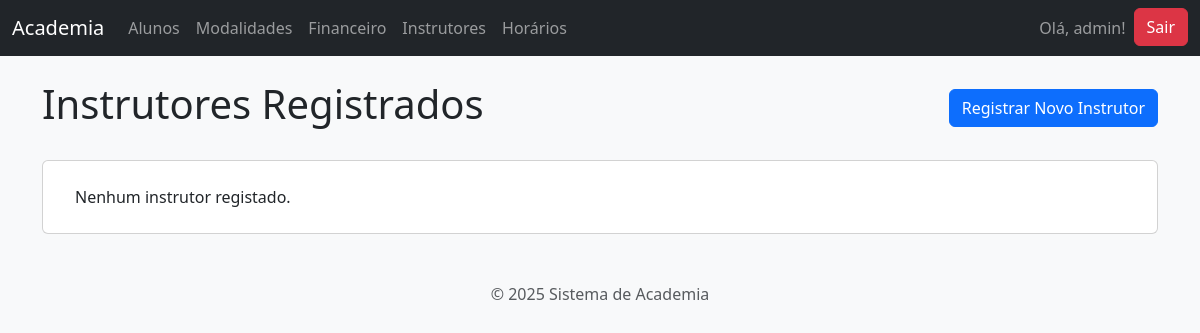
The page /gestao/instrutores/ (signed in) on the database as committed earlier.
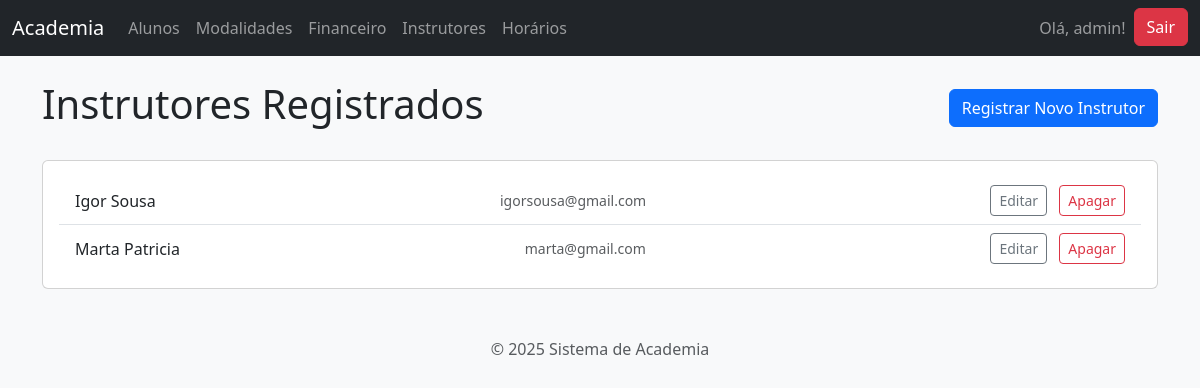
The same page on the database as committed later.
### gestao_academia/models.py (models this page shows, shortened)
class Instrutor(models.Model):
    nome = models.CharField(max_length= 255, verbose_name="Nome do Instrutor")
    telefone = models.CharField(max_length=20, blank=True, null=True, verbose_name="Telefone")
    email = models.EmailField(max_length=255, unique=True, blank=True, null=True, verbose_name="E-mail")

### gestao_academia/views.py (the view)
# urls.py: path('instrutores/', views.lista_instrutores, name='lista_instrutores' ),
@login_required
def lista_instrutores(request):
    instrutores = Instrutor.objects.all().order_by('nome')
    return render(request, 'gestao_academia/instrutor_lista.html', {'instrutores': instrutores})

### gestao_academia/templates/gestao_academia/instrutor_lista.html (shortened to what this page needs)
{% extends 'base.html' %}
{% block content %}
<div class="d-flex justify-content-between align-items-center mb-4">
    <h1>Instrutores Registrados</h1>
    <a href="{% url 'instrutor_criar' %}" class="btn btn-primary">Registrar Novo Instrutor</a>
</div>
<div class="card">
    <div class="card-body">
        <ul class="list-group list-group-flush">
            {% for instrutor in instrutores %}
            <li class="list-group-item d-flex justify-content-between align-items-center">
                {{ instrutor.nome }}
                <small class="text-muted">{{ instrutor.email|default_if_none:"" }}</small>
                <div>
                    <a href="{% url 'instrutor_editar' pk=instrutor.pk %}" class="btn btn-sm btn-outline-secondary me-2">Editar</a>
                    <a href="{% url 'instrutor_apagar' pk=instrutor.pk %}" class="btn btn-sm btn-outline-danger">Apagar</a>
                </div>
            </li>
            {% empty %}
            <li class="list-group-item">Nenhum instrutor registado.</li>
            {% endfor %}
        </ul>
    </div>
</div>
{% endblock %}

Rows that differ between the two databases and show on the page:
added Instrutor: nome "Igor Sousa", email "igorsousa@gmail.com"
added Instrutor: nome "Marta Patricia", email "marta@gmail.com"
Other text that changed with them:
text no longer shown: "Nenhum instrutor registado."
